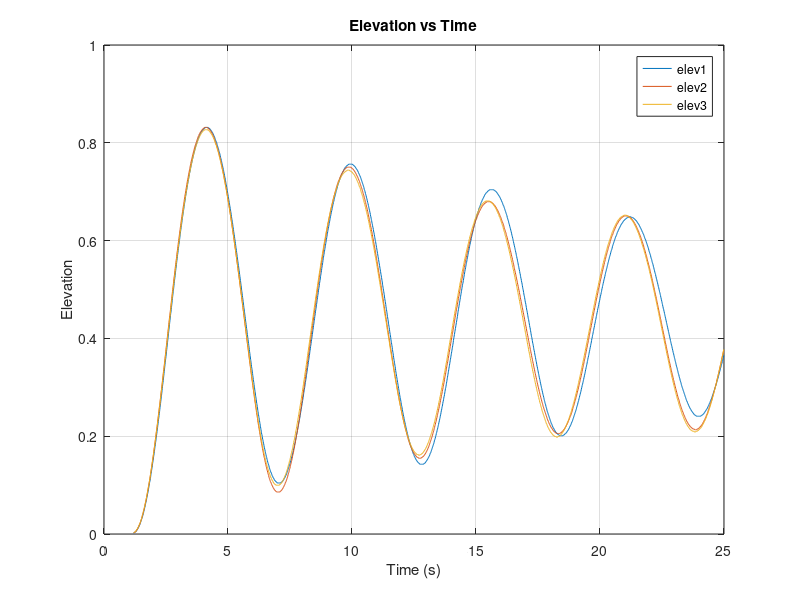

MATLAB code for this plot: (Note: this script raises an error after producing the figure.)
%----------------------------------------------
% AER 715 Avionics and Systems
% Lab 3 – “Flight Control - Estimation of Model Parameters and Simulation”
% Bryan Kikuta - 501039179
% 
% 
%----------------------------------------------
%
%% Introduction
% Type your introduction in this section
%
%% Post Lab Exercises –
% Put your exercises in this section
%
%% Conclusion
% Write your lab conclusion for the WHOLE lab in this section.
%% Question 1
inch_to_m = 0.0254;
M_h = 1.422;  % [kg]
M_c = 1.916;  % [kg]
L_a = 25.75 * inch_to_m;  % [m]
L_b = 18.125 * inch_to_m;  % [m]

% Compute moment of inertia of elevation axis
J_e = M_h * L_a^2 + M_c * L_b^2;
J_e = J_e * 1.05;  % Add 5% for the lever arm
fprintf("The polar moment of intertia for the elevation axis is: %d [kg*m^2]\n", J_e);

%% Question 2
% Assume the net moment is zero at steady level flight
% Net moment equation: 0 = W_h*L_a - F_t*L_a - W_c*L_b
% Solving for force yields: F_t = (W_h*L_a - W_c*L_b) / L_a
g = 9.81;  % [m/s^2]
W_h = M_h * g;  % [N]
W_c = M_c * g;  % [N]
F_t = (W_h*L_a - W_c*L_b) / L_a;
fprintf("The force required for steady level flight is: %d [N]\n", F_t);

%% Question 3
K_f = 0.140;
V_sum = F_t / K_f;
fprintf("The voltage required to keep the helicopter at steady level is: %d [V]\n", V_sum)

%% Question 4
% The transfer function from equation 2 is found by subsituting F_t =
% K_f*V_sum into it, then taking the Laplace transforms of both sides.
% Afterwards, T_g is ignored, and E(s)/V_sum(s) is solved for yielding:
% G_elev(S) = E(s)/V_sum(s) = (L_a * K_f) / (J_e * s^2)
numerator = L_a * K_f;
denominator = [J_e, 0, 0];  % Represents J_e * s^2
G2_elev1 = tf(numerator, denominator);
disp("The transfer function G2_elev1 is:");
G2_elev1

%% Question 5
% Load first set of elevation data
elevation_data_1 = load("elevationData1.mat").elev1;
time = elevation_data_1(1, 121:2500);  % Select to t=24.99 [s]
volts1 = elevation_data_1(2, 121:2500);
elev1 = elevation_data_1(3, 121:2500);

% Load second set of elevation data
elevation_data_2 = load("elevationData2.mat").elev2;
volts2 = elevation_data_2(2, 121:2500);
elev2 = elevation_data_2(3, 121:2500);

% Load third set of elevation data
elevation_data_3 = load("elevationData3.mat").elev3;
volts3 = elevation_data_3(2, 121:2500);
elev3 = elevation_data_3(3, 121:2500);

% Create plot
plot(time, elev1, "-", time, elev2, "-", time, elev3, "-");
xlabel("Time (s)");
ylabel("Elevation");
title("Elevation vs Time");
legend("elev1", "elev2", "elev3");
grid on;

% Create iddata objects for each elevation dataset
data_1 = iddata(elev1', volts1', 0.01);
data_2 = iddata(elev2', volts2', 0.01);
data_3 = iddata(elev3', volts3', 0.01);

% Combine the iddata objects into one dataset
combined_data = merge(data_1, data_2, data_3);

% Use tfest to estimate a transfer function with 2 poles
G_elev2 = tfest(combined_data, 2, 1); % 1 zero
disp("The transfer function G2_elev2 is:");
G_elev2

% Use tfest to estimate a transfer function with 3 poles
G_elev3 = tfest(combined_data, 3, 1); % 1 zero
disp("The transfer function G2_elev3 is:");
G_elev3

% Extract numerator and denominator polynomials for G_elev2
[num2, den2] = tfdata(G_elev2, 'v'); % 'v' for vector format
disp('G_elev2 Numerator:');
disp(num2);
disp('G_elev2 Denominator:');
disp(den2);

% Extract numerator and denominator polynomials for G_elev3
[num3, den3] = tfdata(G_elev3, 'v'); % 'v' for vector format
disp('G_elev3 Numerator:');
disp(num3);
disp('G_elev3 Denominator:');
disp(den3);

%% Question 6

%% Question 7

%% Question 8